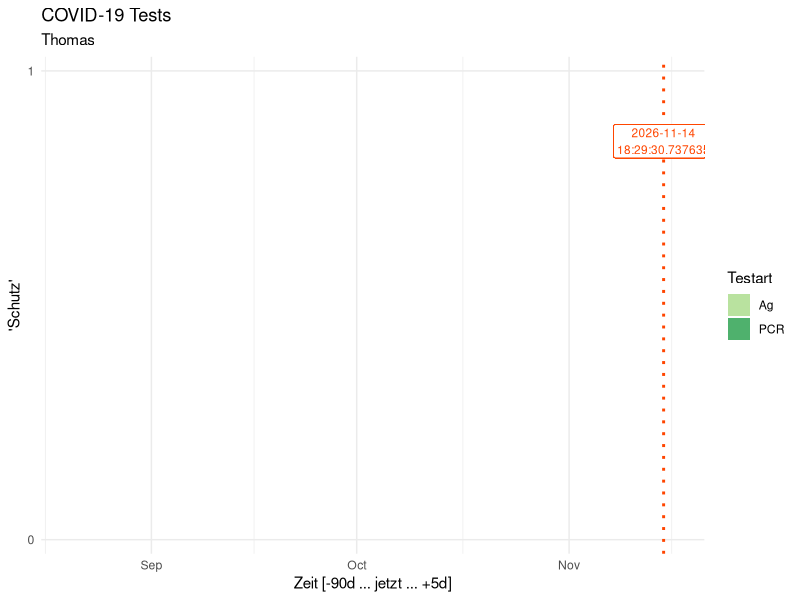

This chart was generated by the following R code:
# Tracking Thomas' COVID19 test

library(tidyverse)
library(lubridate)

tests <- tribble(~Zeit, ~Art,
                 "5/12/2020 15.40", "Ag", 
                 "23/12/2020 16.31", "Ag", 
                 "9/1/2021 10.33", "Ag", 
                 "17/1/2021 9.18", "Ag", 
                 "23/1/2021 9.20", "Ag",
                 "30/1/2021 9.25", "Ag",
                 "7/2/2021 15.59", "Ag",
                 "13/2/2021 9.48", "Ag",
                 "20/2/2021 9.55", "Ag",
                 "25/2/2021 18.04", "Ag",
                 "27/2/2021 9.57", "Ag",
                 "6/3/2021 9.44", "Ag",
                 "12/3/2021 16.26", "Ag",
                 "18/3/2021 4.46", "PCR",
                 "20/3/2021 9.48", "Ag",
                 "21/3/2021 18.08", "Ag",
                 "23/3/2021 4.58", "PCR",
                 "25/3/2021 5.01", "PCR",
                 "28/3/2021 9.20", "Ag",
                 "29/3/2021 7.42", "PCR",
                 "1/4/2021 6.21", "PCR") %>%
  mutate(Zeit = dmy_hm(Zeit, tz = "Europe/Vienna"),
         Dauer = case_when(Art == "Ag" ~ 48,
                           TRUE ~ 72),
         Bis = Zeit + lubridate::hours(Dauer)) %>%
  rownames_to_column(., var = "He") %>%
  mutate(He = ((as.numeric(He) - 1) %% 3 + 1) * .05)

ggplot(data = tests) +
  geom_rect(mapping = aes(xmin = Zeit, xmax = Bis, ymin = 0, ymax = 1, fill = Art), alpha = .85) +
  geom_errorbarh(mapping = aes(y = He, xmin = Zeit, xmax = Bis), height = .02, color = "navy") +
  geom_vline(xintercept = now(), linetype = "dotted", size = 1, color = "orangered") +
  geom_label(x = now(), y = .85, label = str_replace(string = now(), pattern = " ", replacement = "\n"), size = 3, color = "orangered") +
  scale_x_datetime(name = "Zeit [-90d ... jetzt ... +5d]", limits = c(now() - days(90), now() + days(5)), expand = c(.01, .01)) + 
  scale_y_continuous(name = "'Schutz'", breaks = c(0, 1), minor_breaks = NULL, expand = c(.015, .015)) +
  scale_fill_manual(name = "Testart", values = set_names(x = RColorBrewer::brewer.pal(3, "YlGn")[-1],
                                                         nm = c("Ag", "PCR"))) +
  labs(title = "COVID-19 Tests", subtitle = "Thomas") +
  theme_minimal()-> p

windows(16, 5)
plot(p)

rm(p)
